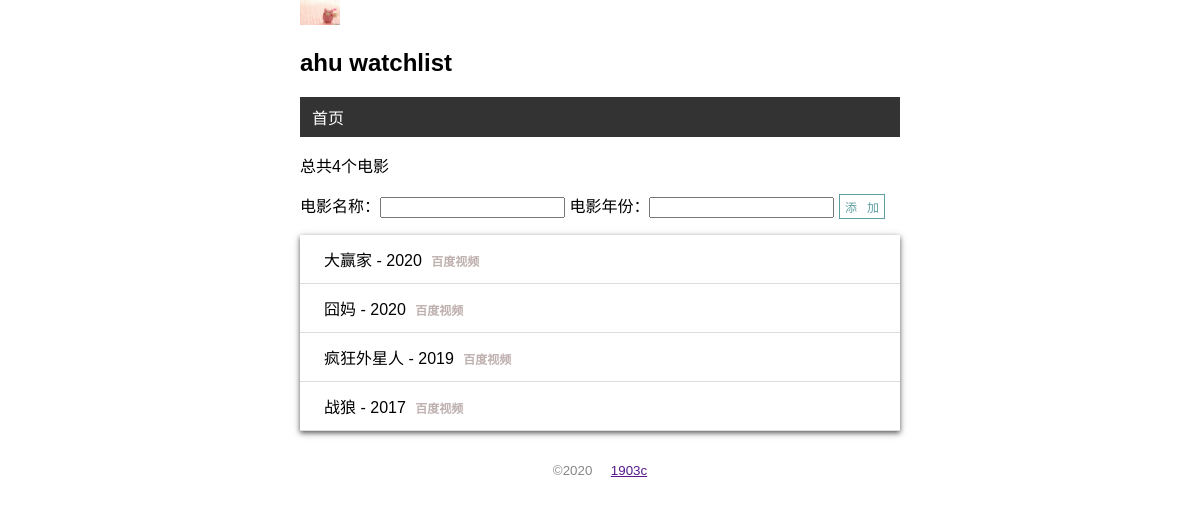
Before: / with the older database file.
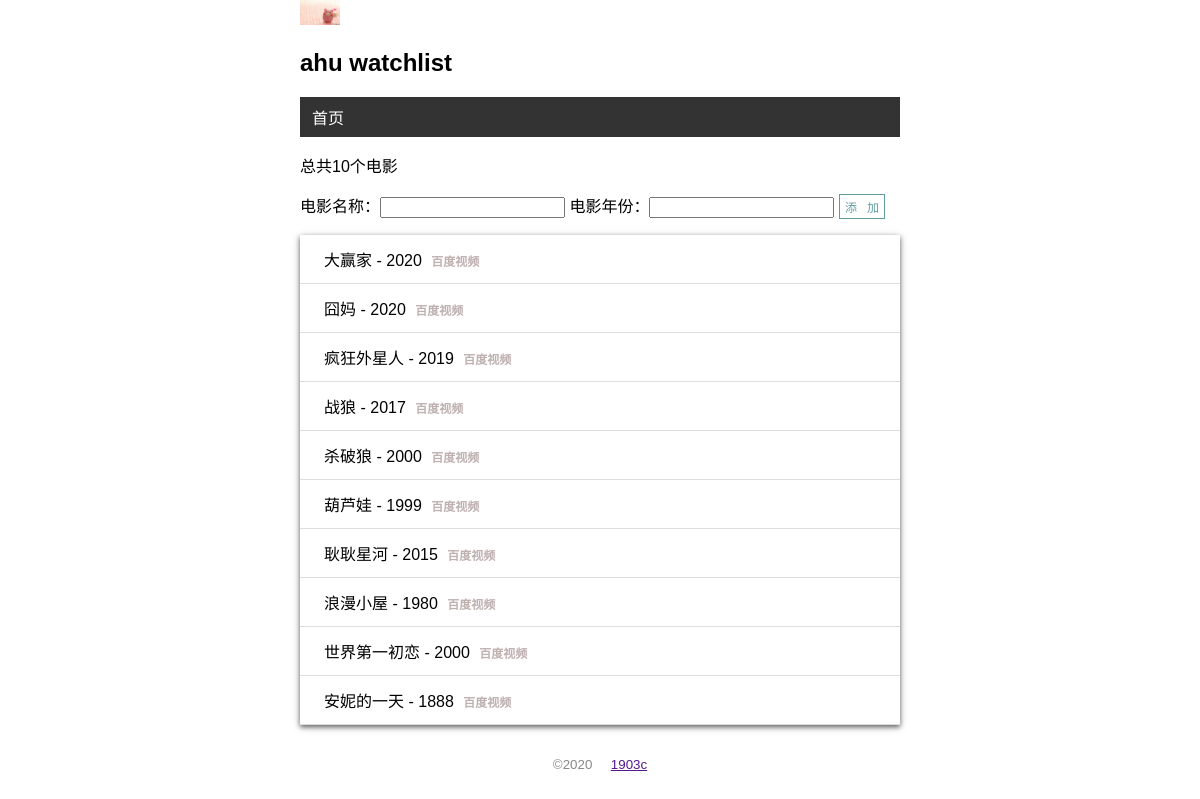
After: the same page with the newer database file.
### app.py (models this page shows)
class User(db.Model):
    id = db.Column(db.Integer,primary_key=True)
    name = db.Column(db.String(20))

class Movie(db.Model):
    id = db.Column(db.Integer,primary_key=True)
    title = db.Column(db.String(20))
    year = db.Column(db.String(4))

### app.py (the view, shortened to what this page needs)
@app.route('/', methods=['GET','POST'])
def index():
    movie = Movie.query.all()
    return render_template('index.html',movie=movie)

### app.py (called while the page is built)
@app.context_processor
def common_user():
    user = User.query.first()
    return dict(user=user)

### templates/index.html
{% extends 'base.html' %}
{% block content %}
<p>总共{{ movie|length }}个电影</p>
<form action="" method="POST">
    电影名称：<input type="text" name='title' required autocomplete="off">
    电影年份：<input type="text" name='year' required autocomplete="off">
    <input type="submit" value="添   加" class='sub'>
</form>
<ul class='movie_list'>
    {% for i in movie %}
        <li>
            {{ i.title }} - {{ i.year }}
            <span class='but'>
                <a class='bd' href="http://v.baidu.com/v?word={{i.title}}&ct=301989888&rn=67&pn=0&db=0&s=0&fbl=800&ie=utf-8&oq={{i.title}}&f=3&rsp=0" target="_blank">百度视频</a>
            </span>
        </li>
    {% endfor %}
</ul>
{% endblock %}

### templates/base.html (shortened to what this page needs)
<!DOCTYPE html>
<html lang="zh">
<head>
    {% block head %}
    <link rel="stylesheet" href="{{ url_for('static',filename='css/index.css') }}">
    {% endblock %}
</head>
<body>
    <img src="{{ url_for('static', filename='img/bb.jpg') }}" alt="" class='img1'>
    <h2>{{ user.name }} watchlist</h2>
    <nav>
        <ul>
            <li><a href="{{ url_for('index') }}">首页</a></li>
        </ul>
    </nav>
    {% block content %}
    {% endblock %}
    <footer>
        <small>&copy;2020 &nbsp;&nbsp;&nbsp;  <a href="">1903c</a></small>
    </footer>
</body>
</html>

### static/css/index.css (style rules this page uses)
body { max-width: 600px; font-size: 16px; margin: 0 auto; font-family: Arial, Helvetica, sans-serif; }
footer { color: #888; margin-top: 20px; text-align: center; padding: 10px; }
.img1 { width: 40px; }
.movie_list { list-style-type: none; padding: 0; margin-bottom: 10px; box-shadow: 0 2px 5px rgba(0,0,0,0.6),0 2px 10px 0 rgba(0,0,0,0.12); }
.movie_list li { padding: 12px 24px; border-bottom: 1px solid #dddddd; }
nav ul { list-style-type: none; margin: 0; padding: 0; overflow: hidden; background-color: #333333; }
nav ul li { float: left; }
nav ul li a { display: block; color: white; text-align: center; padding: 8px 12px; text-decoration: none; }
.bd { font-size: 12px; font-weight: bold; color: rgba(165, 144, 144, 0.712); text-decoration: none; padding: 3px 5px; }
.sub { font-size: 12px; padding: 3px 5px; cursor: pointer; text-decoration: none; background-color: white; color: cadetblue; border: 1px solid cadetblue; }

Changed rows visible on the page:
added Movie: title "杀破狼", year "2000"
added Movie: title "葫芦娃", year "1999"
added Movie: title "耿耿星河", year "2015"
added Movie: title "浪漫小屋", year "1980"
added Movie: title "世界第一初恋", year "2000"
added Movie: title "安妮的一天", year "1888"
Other visible differences:
{{ movie|length }}: "4" → "10"
